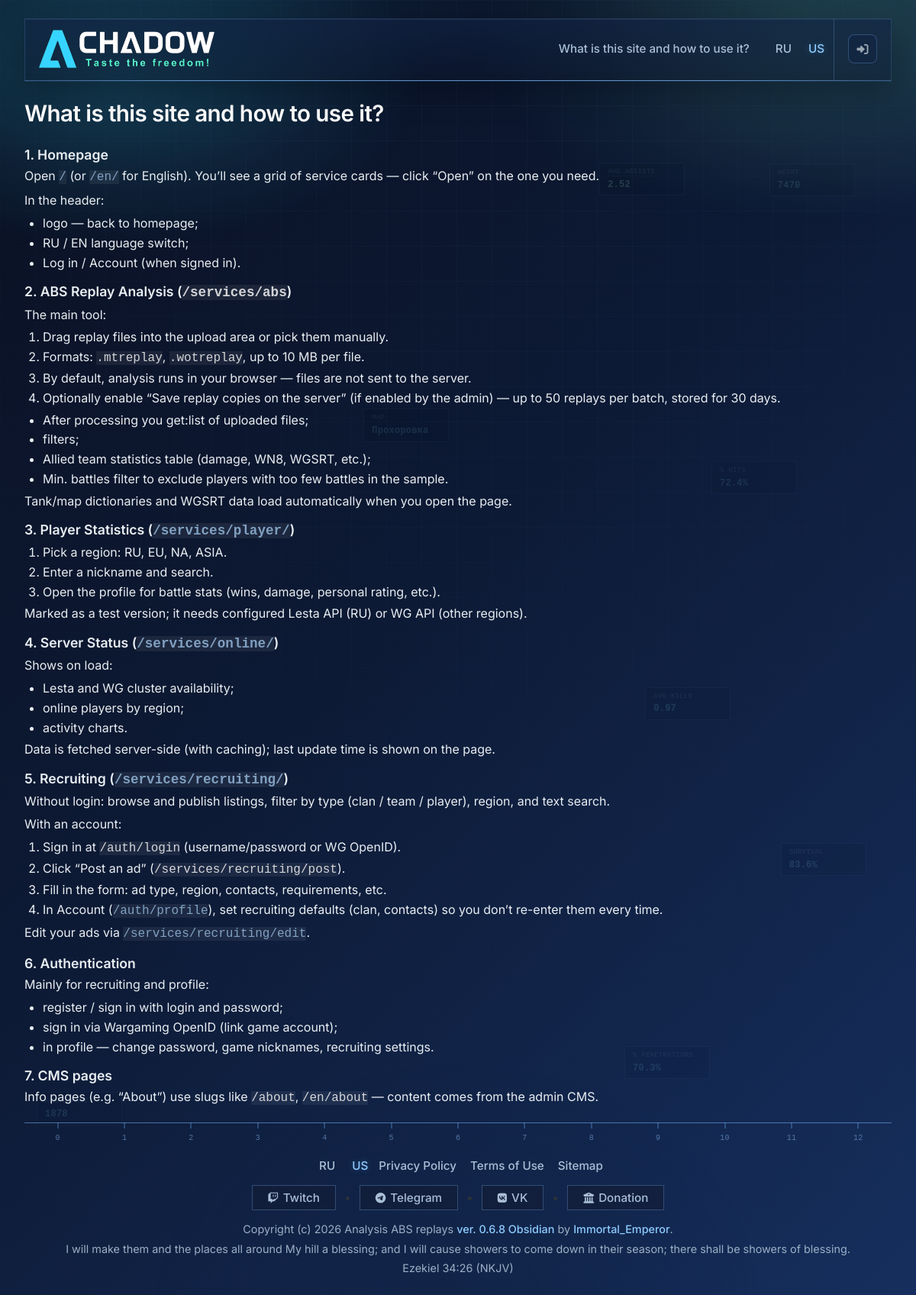
/about, run on the app's committed database.
### tables this page shows
CREATE TABLE `cms_site_menu` (
  `id` int unsigned NOT NULL AUTO_INCREMENT,
  `label` varchar(255) NOT NULL,
  `label_en` varchar(255) NOT NULL DEFAULT '',
  `href` varchar(512) NOT NULL,
  `placement` varchar(16) NOT NULL DEFAULT 'header',
  `sort_order` int NOT NULL DEFAULT '0',
  `is_enabled` tinyint(1) NOT NULL DEFAULT '1',
  `created_at` timestamp NULL DEFAULT CURRENT_TIMESTAMP,
  `updated_at` timestamp NULL DEFAULT CURRENT_TIMESTAMP ON UPDATE CURRENT_TIMESTAMP,
  PRIMARY KEY (`id`),
  KEY `sort_order_idx` (`sort_order`),
  KEY `placement_idx` (`placement`)
);

CREATE TABLE `cms_pages` (
  `id` int unsigned NOT NULL AUTO_INCREMENT,
  `slug` varchar(128) NOT NULL,
  `title` varchar(255) NOT NULL,
  `title_en` varchar(255) DEFAULT NULL,
  `body_html` mediumtext NOT NULL,
  `body_html_en` mediumtext,
  `is_published` tinyint(1) NOT NULL DEFAULT '0',
  `created_at` timestamp NULL DEFAULT CURRENT_TIMESTAMP,
  `updated_at` timestamp NULL DEFAULT CURRENT_TIMESTAMP ON UPDATE CURRENT_TIMESTAMP,
  PRIMARY KEY (`id`),
  UNIQUE KEY `slug_unique` (`slug`)
);

### page.php (the view, shortened to what the rows shown need)
<?php
require_once __DIR__ . '/config/database.php';
require_once __DIR__ . '/config/ensure_cms_pages.php';
require_once __DIR__ . '/config/ensure_cms_seo_pages.php';
$lang = 'ru';
try {
    require_once __DIR__ . '/includes/lang.php';
    $lang = abs_detect_lang();
} catch (Throwable $e) {
    $lang = 'ru';
}
$slug = isset($_GET['slug']) ? trim((string) $_GET['slug']) : '';
try {
    $db = Database::getInstance();
    $page = $db->fetchOne(
        'SELECT id, slug, title, title_en, body_html, body_html_en
         FROM cms_pages
         WHERE slug = ? AND is_published = 1',
        [$slug]
    );
} catch (Exception $e) {
    $page = null;
}
$pageTitle = $lang === 'en' && !empty($page['title_en'])
    ? $page['title_en']
    : $page['title'];
require_once __DIR__ . '/includes/seo.php';
$bodyClass = 'cms-public-page';
$extraHeadHtml = '<link rel="stylesheet" href="https://cdn.quilljs.com/1.3.6/quill.snow.css">';
require __DIR__ . '/includes/site_header.php';
?>
        <main class="cms-page-main">
            <h1 class="cms-page-title"><?php echo htmlspecialchars($pageTitleRaw, ENT_QUOTES, 'UTF-8'); ?></h1>
            <div class="cms-page-article ql-snow">
                <div class="ql-editor cms-page-article-inner">
                    <?php
                    $bodyHtml = $lang === 'en' && !empty($page['body_html_en'])
                        ? (string) $page['body_html_en']
                        : (string) $page['body_html'];
                    echo $bodyHtml;
                    ?>
                </div>
            </div>
        </main>
<?php require __DIR__ . '/includes/site_footer.php'; ?>
</body>
</html>

### includes/site_header.php (shortened to what the rows shown need)
<?php
require_once __DIR__ . '/asset_tags.php';
require_once __DIR__ . '/lang.php';
require_once __DIR__ . '/seo.php';
$absLang = abs_detect_lang();
$htmlLang = $absLang === 'en' ? 'en' : 'ru';
if (!isset($siteVersion)) {
    $siteVersion = $GLOBALS['__chadow_site_version'];
}
$bodyClass = isset($bodyClass) ? trim((string) $bodyClass) : '';
$siteNameRu = 'Chadow';
$siteNameEn = 'Chadow';
try {
    require_once __DIR__ . '/../config/database.php';
    require_once __DIR__ . '/../config/ensure_site_settings.php';
    $_siteSettingsDb = Database::getInstance();
    $siteNameRu = get_site_name($_siteSettingsDb, 'ru');
    $siteNameEn = get_site_name($_siteSettingsDb, 'en');
} catch (Throwable $e) {
    $siteNameRu = 'Chadow';
    $siteNameEn = 'Chadow';
    $seoGoogleVerification = '';
    $seoYandexVerification = '';
}
$siteName = $absLang === 'en' ? $siteNameEn : $siteNameRu;
$pageTitleRaw = isset($pageTitle) ? trim((string) $pageTitle) : '';
$siteMenuItems = [];
if (empty($tacticsRoomShell)) {
    try {
        require_once __DIR__ . '/../config/database.php';
        require_once __DIR__ . '/../config/ensure_site_menu.php';
        $_menuDb = Database::getInstance();
        $menuCache = &$GLOBALS['__chadow_site_menu_cache'];
        $cacheTtl = 120;
        $cacheFresh = isset($menuCache['loaded_at']) && (time() - (int) $menuCache['loaded_at']) < $cacheTtl;
        if (!$cacheFresh) {
            $menuCache = [
                'loaded_at' => time(),
                'header' => $_menuDb->fetchAll(
                    "SELECT label, label_en, href FROM cms_site_menu WHERE is_enabled = 1 AND (placement = 'header' OR placement IS NULL OR placement = '') ORDER BY sort_order ASC, id ASC"
                ),
                'footer' => $_menuDb->fetchAll(
                    "SELECT label, label_en, href FROM cms_site_menu WHERE is_enabled = 1 AND placement = 'footer' ORDER BY sort_order ASC, id ASC"
                ),
            ];
        }
        $siteMenuItems = is_array($menuCache['header'] ?? null) ? $menuCache['header'] : [];
    } catch (Throwable $e) {
        $siteMenuItems = [];
    }
}
$siteLogoTextRu = $siteNameRu;
$siteLogoTextEn = $siteNameEn;
$siteLogoText = $siteName;
$homeRuHref = '/';
$homeEnHref = '/en';
?>
<!DOCTYPE html>
<html lang="<?php echo htmlspecialchars($htmlLang, ENT_QUOTES, 'UTF-8'); ?>">
<head>
    <?php
    $faStylesheetHref = '/css/vendor/fontawesome.min.css?v=' . $siteVersion;
    if (empty($tacticsRoomShell)):
    ?>
    <link rel="stylesheet" href="<?php echo htmlspecialchars($faStylesheetHref, ENT_QUOTES, 'UTF-8'); ?>">
    <?php else: ?>
    <link rel="preconnect" href="https://cdnjs.cloudflare.com" crossorigin>
    <link rel="stylesheet" href="<?php echo htmlspecialchars($faStylesheetHref, ENT_QUOTES, 'UTF-8'); ?>">
    <?php endif; ?>
    <link rel="stylesheet" href="/css/style.css?v=<?php echo htmlspecialchars($siteVersion); ?>">
    <?php if (!empty($extraHeadHtml)) {
        echo $extraHeadHtml;
    } ?>
</head>
<body<?php echo $bodyClass !== '' ? ' class="' . htmlspecialchars($bodyClass) . '"' : ''; ?>>
<?php if (empty($tacticsRoomShell)): ?>
    <div class="container">
        <div class="header<?php echo empty($siteMenuItems) ? ' header--no-nav' : ''; ?>">
            <h1 class="site-heading">
                <span class="site-heading-main">
                    <a
                        href="<?php echo htmlspecialchars($absLang === 'en' ? $homeEnHref : $homeRuHref, ENT_QUOTES, 'UTF-8'); ?>"
                        class="site-logo-link"
                        id="siteLogoLink"
                        data-text-ru="<?php echo htmlspecialchars($siteLogoTextRu, ENT_QUOTES, 'UTF-8'); ?>"
                        data-text-en="<?php echo htmlspecialchars($siteLogoTextEn, ENT_QUOTES, 'UTF-8'); ?>"
                        data-href-ru="<?php echo htmlspecialchars($homeRuHref, ENT_QUOTES, 'UTF-8'); ?>"
                        data-href-en="<?php echo htmlspecialchars($homeEnHref, ENT_QUOTES, 'UTF-8'); ?>"
                    >
                        <img
                            class="site-logo-img"
                            src="/assets/icons/logo-header.png?v=<?php echo htmlspecialchars($siteVersion, ENT_QUOTES, 'UTF-8'); ?>"
                            width="230"
                            height="50"
                            alt="<?php echo htmlspecialchars($siteLogoText, ENT_QUOTES, 'UTF-8'); ?>"
                        >
                    </a>
                </span>
            </h1>
            <div class="header-right">
                <?php if (!empty($siteMenuItems)): ?>
                <nav class="site-header-nav" aria-label="<?php echo $absLang === 'en' ? 'Site sections' : 'Разделы сайта'; ?>">
                    <?php foreach ($siteMenuItems as $item):
                        $itemBaseHref = site_menu_normalize_href($item['href'] ?? '');
                        $itemHref = $itemBaseHref;
                        $itemExternal = preg_match('#^https?://#i', $itemBaseHref) === 1;
                        $itemHrefRu = $itemBaseHref;
                        $itemHrefEn = $itemBaseHref;
                        if (!$itemExternal && is_string($itemBaseHref) && strpos($itemBaseHref, '/') === 0) {
                            if ($itemBaseHref === '/') {
                                $itemHrefEn = '/en';
                            } elseif (strpos($itemBaseHref, '/en/') === 0 || $itemBaseHref === '/en') {
                                $itemHrefEn = $itemBaseHref;
                                $itemHrefRu = $itemBaseHref === '/en' ? '/' : substr($itemBaseHref, 3);
                                if ($itemHrefRu === '') {
                                    $itemHrefRu = '/';
                                }
                            } else {
                                $itemHrefEn = '/en' . $itemBaseHref;
                            }
                            $itemHref = $absLang === 'en' ? $itemHrefEn : $itemHrefRu;
                        }
                        $itemLabel = $absLang === 'en'
                            ? (!empty($item['label_en']) ? (string) $item['label_en'] : (string) ($item['label'] ?? ''))
                            : (string) ($item['label'] ?? '');
                        $itemLabelRu = (string) ($item['label'] ?? '');
                        $itemLabelEn = !empty($item['label_en']) ? (string) $item['label_en'] : $itemLabelRu;
                    ?>
                    <a
                        href="<?php echo htmlspecialchars($itemHref, ENT_QUOTES, 'UTF-8'); ?>"
                        data-base-href="<?php echo htmlspecialchars($itemBaseHref, ENT_QUOTES, 'UTF-8'); ?>"
                        data-href-ru="<?php echo htmlspecialchars($itemHrefRu, ENT_QUOTES, 'UTF-8'); ?>"
                        data-href-en="<?php echo htmlspecialchars($itemHrefEn, ENT_QUOTES, 'UTF-8'); ?>"
                        data-label-ru="<?php echo htmlspecialchars($itemLabelRu, ENT_QUOTES, 'UTF-8'); ?>"
                        data-label-en="<?php echo htmlspecialchars($itemLabelEn, ENT_QUOTES, 'UTF-8'); ?>"
                        <?php echo $itemExternal ? ' target="_blank" rel="noopener noreferrer"' : ''; ?>
                    ><?php echo htmlspecialchars($itemLabel, ENT_QUOTES, 'UTF-8'); ?></a>
                    <?php endforeach; ?>
                </nav>
                <?php endif; ?>
            </div>
        </div>
<?php endif; ?>

### includes/site_footer.php (shortened to what the rows shown need)
<?php
$absLang = 'ru';
try {
    require_once __DIR__ . '/lang.php';
    $absLang = abs_detect_lang();
} catch (Throwable $e) {
    $absLang = 'ru';
}
$siteFooterMenuItems = [];
try {
    require_once __DIR__ . '/../config/database.php';
    $menuCache = &$GLOBALS['__chadow_site_menu_cache'];
    $siteFooterMenuItems = is_array($menuCache['footer'] ?? null) ? $menuCache['footer'] : [];
} catch (Throwable $e) {
    $siteFooterMenuItems = [];
}
?>
<?php if (empty($tacticsRoomShell)): ?>
        <footer>
            <div class="site-footer-top">
                <div class="site-footer-toolbar">
                    <?php if (!empty($siteFooterMenuItems)): ?>
                    <div class="site-footer-menu" id="siteFooterMenu">
                        <nav
                            class="site-footer-nav site-footer-nav--dropdown"
                            id="siteFooterMenuPanel"
                            aria-label="<?php echo $absLang === 'en' ? 'Footer links' : 'Ссылки в подвале'; ?>"
                        >
                            <?php foreach ($siteFooterMenuItems as $item):
                                $itemBaseHref = site_menu_normalize_href($item['href'] ?? '');
                                $itemHref = $itemBaseHref;
                                $itemExternal = preg_match('#^https?://#i', $itemBaseHref) === 1;
                                $itemHrefRu = $itemBaseHref;
                                $itemHrefEn = $itemBaseHref;
                                if (!$itemExternal && is_string($itemBaseHref) && strpos($itemBaseHref, '/') === 0) {
                                    if ($itemBaseHref === '/') {
                                        $itemHrefEn = '/en';
                                    } elseif (strpos($itemBaseHref, '/en/') === 0 || $itemBaseHref === '/en') {
                                        $itemHrefEn = $itemBaseHref;
                                        $itemHrefRu = $itemBaseHref === '/en' ? '/' : substr($itemBaseHref, 3);
                                        if ($itemHrefRu === '') {
                                            $itemHrefRu = '/';
                                        }
                                    } else {
                                        $itemHrefEn = '/en' . $itemBaseHref;
                                    }
                                    $itemHref = $absLang === 'en' ? $itemHrefEn : $itemHrefRu;
                                }
                                $itemLabel = $absLang === 'en'
                                    ? (!empty($item['label_en']) ? (string) $item['label_en'] : (string) ($item['label'] ?? ''))
                                    : (string) ($item['label'] ?? '');
                                $itemLabelRu = (string) ($item['label'] ?? '');
                                $itemLabelEn = !empty($item['label_en']) ? (string) $item['label_en'] : $itemLabelRu;
                            ?>
                            <a
                                href="<?php echo htmlspecialchars($itemHref, ENT_QUOTES, 'UTF-8'); ?>"
                                class="site-footer-nav-link"
                                data-base-href="<?php echo htmlspecialchars($itemBaseHref, ENT_QUOTES, 'UTF-8'); ?>"
                                data-href-ru="<?php echo htmlspecialchars($itemHrefRu, ENT_QUOTES, 'UTF-8'); ?>"
                                data-href-en="<?php echo htmlspecialchars($itemHrefEn, ENT_QUOTES, 'UTF-8'); ?>"
                                data-label-ru="<?php echo htmlspecialchars($itemLabelRu, ENT_QUOTES, 'UTF-8'); ?>"
                                data-label-en="<?php echo htmlspecialchars($itemLabelEn, ENT_QUOTES, 'UTF-8'); ?>"
                                <?php echo $itemExternal ? ' target="_blank" rel="noopener noreferrer"' : ''; ?>
                            ><?php echo htmlspecialchars($itemLabel, ENT_QUOTES, 'UTF-8'); ?></a>
                            <?php endforeach; ?>
                        </nav>
                    </div>
                    <?php endif; ?>
                </div>
            </div>
        </footer>
<?php endif; ?>
<?php if (empty($tacticsRoomShell)): ?>
    </div>
<?php endif; ?>

### data on the page
cms_site_menu: label_en "What is this site and how to use it?"
cms_pages: title_en "What is this site and how to use it?", body_html_en "1. Homepage Open / (or /en/ for English). You’ll see a grid of service cards — click “Open” on the one you need. In the header: logo — back to homepage; RU / EN language switch; Log in / Account (when signed in). 2. ABS Replay Analysis ( /services/abs ) The main tool: Drag replay files into the upload area or pick them manually. Formats: .mtreplay , .wotreplay , up to 10 MB per file. By default, analysis runs in your browser — files are not sent to the server. Optionally enable “Save replay copies on the server” (if enabled by the admin) — up to 50 replays per batch, stored for 30 days. After processing you get:list of uploaded files; filters; Allied team statistics table (damage, WN8,…"
cms_site_menu: label_en "Privacy Policy"
cms_site_menu: label_en "Terms of Use"
cms_site_menu: label_en "Sitemap"

### other printed values
$siteVersion "0.6.8 Obsidian"
